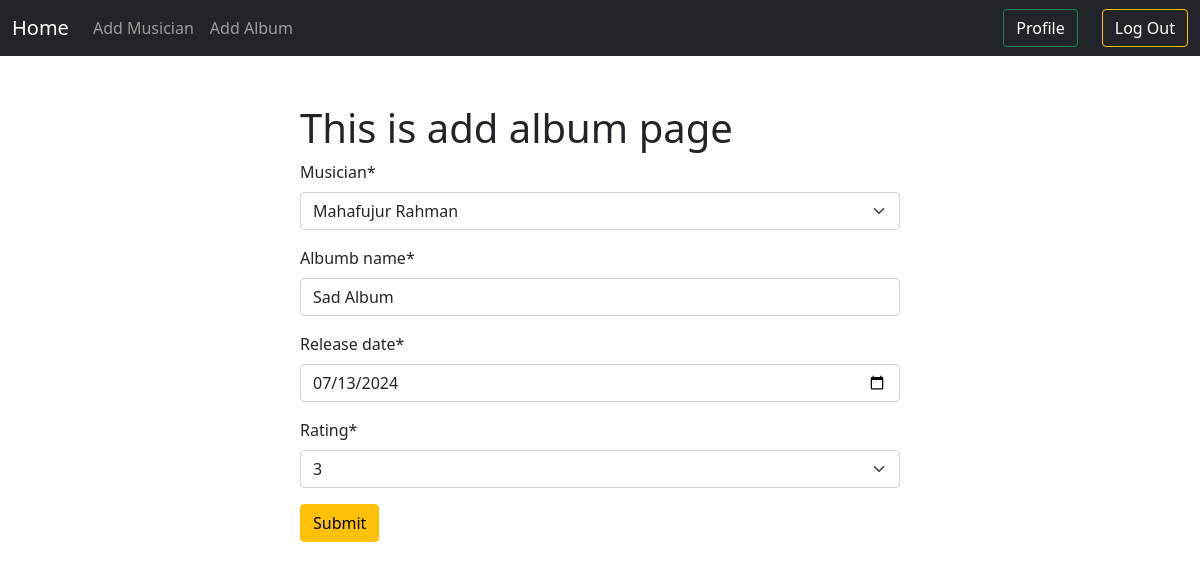
The app's page /albumb/edit/5/ (signed in) with its own data.
### albumb/models.py (models this page shows, shortened)
class Albumb(models.Model):
    RATING_CHOICES = [
        ('1', '1'),
        ('2', '2'),
        ('3', '3'),
        ('4', '4'),
        ('5', '5'),
    ]
    musician = models.ForeignKey(Musician, on_delete=models.CASCADE, related_name='albumbs')
    albumb_name = models.CharField(max_length=100)
    release_date = models.DateField()
    rating = models.CharField(max_length=1,choices=RATING_CHOICES)

### albumb/views.py (the view)
# urls.py: path('edit/<int:pk>/', views.AlbumbUpdate.as_view(), name="edit_albumb")
@method_decorator(login_required, name='dispatch')
class AlbumbUpdate(UpdateView):
    model = Albumb
    form_class = AlbumbForm
    template_name = 'add_albumb.html'
    success_url = reverse_lazy('add_albumb')

### albumb/forms.py
class AlbumbForm(forms.ModelForm):
    class Meta:
        model = Albumb
        fields = '__all__'
        widgets = {
            'release_date': forms.DateInput(attrs={'type': 'date'}),
        }

### musician/models.py (called while the page is built)
    def __str__(self) -> str:
        return f'{self.first_name} {self.last_name}'

### albumb/templates/add_albumb.html (shortened to what this page needs)
{% extends 'base.html' %}
{% load crispy_forms_tags %}
{% block content %}
<form style="width:50% ; margin : auto" method="post">
    <h1>This is add album page</h1>
    {{form | crispy}}
    <button class="btn btn-warning">Submit</button>
</form>
{% endblock content %}

### records on screen
Albumb: musician "Mahafujur Rahman", albumb_name "Sad Album", release_date "07/13/2024", rating "3"
